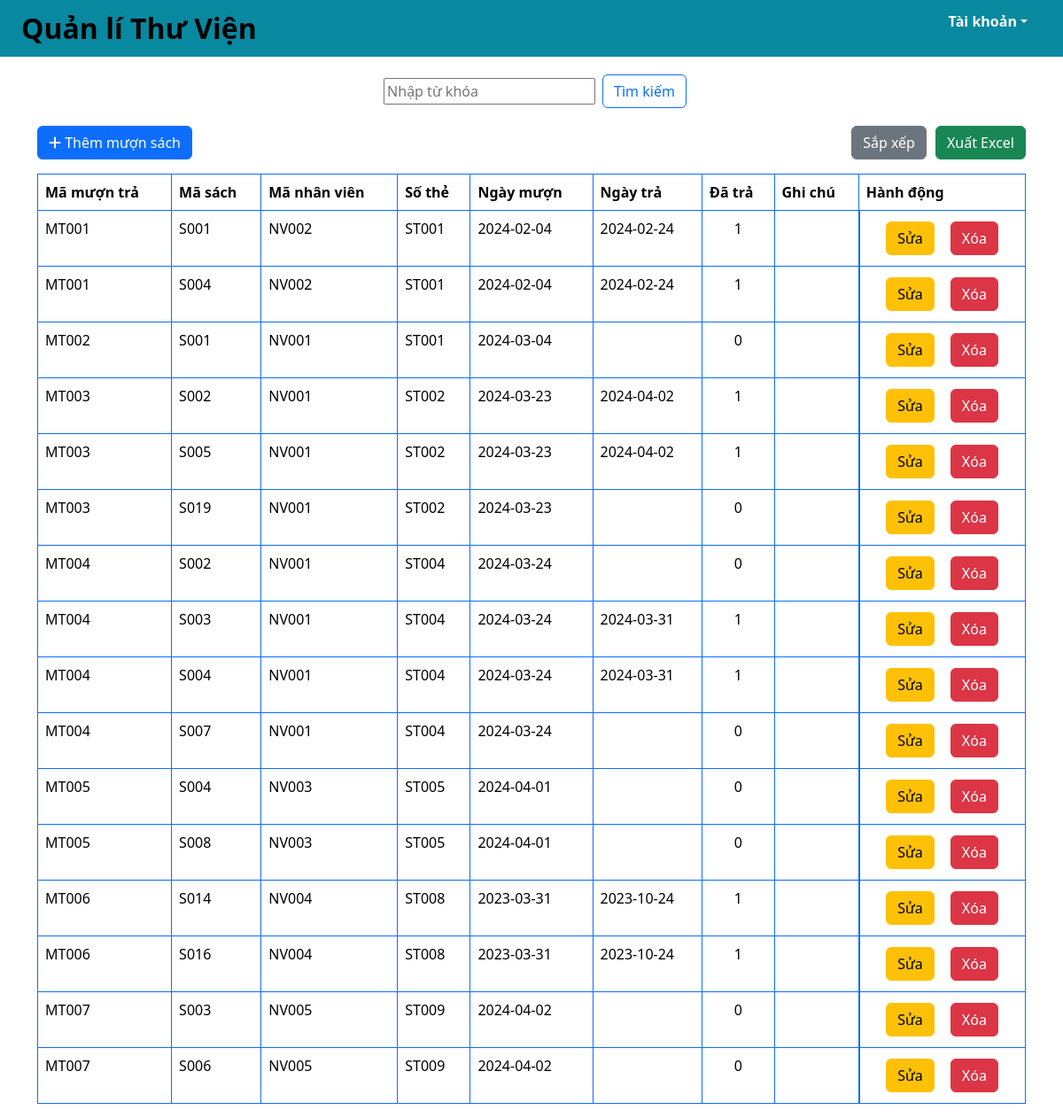
Screenshot of /muontra.php with the database file from the repository.
### tables this page shows
create table CTMuonTra (
	maMT char(10) not null,
    maSach char(10) not null,
    ghiChu varchar(255),
    daTra boolean,
    ngayTra date,
    primary key (maMT, maSach),
    foreign key (maMT) references muonTra(maMT),
    foreign key (maSach) references sach(maSach)
);

create table muonTra (
	maMT char(10) not null,
    soThe char(10) not null,
    maNV char(10) not null,
    ngayMuon date not null,
    primary key (maMT),
    foreign key (soThe) references theThuVien(soThe),
    foreign key (maNV) references nhanVien(maNV)
);

### src/functions.php (called while the page is built, shortened)
<?php
function html_escape(string|null $text): string
{
    return htmlspecialchars($text ?? '', ENT_QUOTES, 'UTF-8', false);
}

### public/muontra.php (the view, shortened to what this page needs)
<?php
require_once __DIR__ . '/../src/connect.php';
if ($_SERVER['REQUEST_METHOD'] === 'POST' && isset($_POST['sort'])) {
    $sql = "CALL sapXepMuonTra()";
    $stmt = $pdo->prepare($sql);
    $stmt->execute();
} else if ($_SERVER['REQUEST_METHOD'] === 'GET' && isset($_GET['keyword'])){
    $keyword = $_GET['keyword'];
    $sql = "CALL timKiemMuonTra(?)";
    $stmt = $pdo->prepare($sql);
    $stmt->execute([$keyword]);
}
else {
    $sql = "CALL hthiMuonTra()";
    $stmt = $pdo->prepare($sql);
    $stmt->execute();
}
$rows = $stmt->fetchAll(PDO::FETCH_ASSOC);
if(isset($_SESSION['role']) && $_SESSION['role'] === 'admin'){
    include_once __DIR__. '/../src/partials/header2.php';
} else {
    include_once __DIR__. '/../src/partials/header.php';
}
?>
<div class="container">
    <div class="row mb-3">
        <div class="col d-flex justify-content-center ">
            <form class="d-flex align-items-center" method="GET" action="/muontra.php" class="w-100">
                <input class="m-2" type="search" placeholder="Nhập từ khóa" aria-label="search" name="keyword"
                    value="<?= isset($_GET['keyword']) ? htmlspecialchars($_GET['keyword']) : '' ?>">
                <button class="btn btn-outline-primary" type="submit">Tìm kiếm</button>
            </form>
        </div>
    </div>
    <div class="row mb-3">
        <div class="col-6">
            <a href="/them_muontra.php" class="btn btn-primary">
                <i class="fa-solid fa-plus"></i> Thêm mượn sách
            </a>
        </div>
        <div class="col-6 d-flex justify-content-end">
            <form method="post">
                <button class="btn btn-secondary" type="submit" name="sort">
                    Sắp xếp
                </button>
            </form>
            <div style="width: 10px;"></div>
            <form method="post">
                <button class="btn btn-success" type="submit" name="export">
                    Xuất Excel
                </button>
            </form>
        </div>
    </div>
    <div class="row">
        <div class="col">
            <table class="table table-bordered border-primary">
                <thead>
                    <tr>
                        <th>Mã mượn trả</th>
                        <th>Mã sách</th>
                        <th>Mã nhân viên</th>
                        <th>Số thẻ</th>
                        <th>Ngày mượn</th>
                        <th>Ngày trả</th>
                        <th>Đã trả</th>
                        <th>Ghi chú</th>
                        <th>Hành động</th>
                    </tr>
                </thead>
                <tbody>
                    <?php foreach ($rows as $row) : ?>
                    <tr>
                        <td><?= html_escape($row['maMT']) ?></td>
                        <td><?= html_escape($row['maSach']) ?></td>
                        <td><?= html_escape($row['maNV']) ?></td>
                        <td><?= html_escape($row['soThe']) ?></td>
                        <td><?= html_escape($row['ngayMuon']) ?></td>
                        <td><?= html_escape($row['ngayTra']) ?></td>
                        <td class="text-center"><?= html_escape($row['daTra']) ?></td>
                        <td><?= html_escape($row['ghiChu']) ?></td>
                        <td class="d-flex justify-content-center">
                            <a href="<?= 'sua_muontra.php?maMT=' . $row['maMT'] .'&maSach=' .$row['maSach']?>"
                                class="btn btn-xs btn-warning m-1">
                                Sửa</a>
                            <div style="width: 10px;"></div>
                            <form class="form-inline m-1" action="/xoa_muontra.php" method="POST">
                                <button id="delete-sach-btn" type="button" class="btn btn-xs btn-danger  delete-mt-btn"
                                    data-toggle="modal" name="delete-sach" data-target="#delete-confirm">
                                    Xóa
                                </button>
                            </form>
                        </td>
                    </tr>
                    <?php endforeach ?>
                </tbody>
            </table>
        </div>
    </div>
</div>
<?php
include_once __DIR__. '/../src/partials/footer.php'
?>

### rows the page displays
ctmuontra: maMT.maMT "MT001", maSach "S001", maMT.maNV "NV002", maMT.soThe "ST001", maMT.ngayMuon "2024-02-04", ngayTra "2024-02-24", daTra "1"
ctmuontra: maMT.maMT "MT001", maSach "S004", maMT.maNV "NV002", maMT.soThe "ST001", maMT.ngayMuon "2024-02-04", ngayTra "2024-02-24", daTra "1"
ctmuontra: maMT.maMT "MT002", maSach "S001", maMT.maNV "NV001", maMT.soThe "ST001", maMT.ngayMuon "2024-03-04", daTra "0"
ctmuontra: maMT.maMT "MT003", maSach "S002", maMT.maNV "NV001", maMT.soThe "ST002", maMT.ngayMuon "2024-03-23", ngayTra "2024-04-02", daTra "1"
ctmuontra: maMT.maMT "MT003", maSach "S005", maMT.maNV "NV001", maMT.soThe "ST002", maMT.ngayMuon "2024-03-23", ngayTra "2024-04-02", daTra "1"
ctmuontra: maMT.maMT "MT003", maSach "S019", maMT.maNV "NV001", maMT.soThe "ST002", maMT.ngayMuon "2024-03-23", daTra "0"
ctmuontra: maMT.maMT "MT004", maSach "S002", maMT.maNV "NV001", maMT.soThe "ST004", maMT.ngayMuon "2024-03-24", daTra "0"
ctmuontra: maMT.maMT "MT004", maSach "S003", maMT.maNV "NV001", maMT.soThe "ST004", maMT.ngayMuon "2024-03-24", ngayTra "2024-03-31", daTra "1"
ctmuontra: maMT.maMT "MT004", maSach "S004", maMT.maNV "NV001", maMT.soThe "ST004", maMT.ngayMuon "2024-03-24", ngayTra "2024-03-31", daTra "1"
ctmuontra: maMT.maMT "MT004", maSach "S007", maMT.maNV "NV001", maMT.soThe "ST004", maMT.ngayMuon "2024-03-24", daTra "0"
ctmuontra: maMT.maMT "MT005", maSach "S004", maMT.maNV "NV003", maMT.soThe "ST005", maMT.ngayMuon "2024-04-01", daTra "0"
ctmuontra: maMT.maMT "MT005", maSach "S008", maMT.maNV "NV003", maMT.soThe "ST005", maMT.ngayMuon "2024-04-01", daTra "0"
ctmuontra: maMT.maMT "MT006", maSach "S014", maMT.maNV "NV004", maMT.soThe "ST008", maMT.ngayMuon "2023-03-31", ngayTra "2023-10-24", daTra "1"
ctmuontra: maMT.maMT "MT006", maSach "S016", maMT.maNV "NV004", maMT.soThe "ST008", maMT.ngayMuon "2023-03-31", ngayTra "2023-10-24", daTra "1"
ctmuontra: maMT.maMT "MT007", maSach "S003", maMT.maNV "NV005", maMT.soThe "ST009", maMT.ngayMuon "2024-04-02", daTra "0"
ctmuontra: maMT.maMT "MT007", maSach "S006", maMT.maNV "NV005", maMT.soThe "ST009", maMT.ngayMuon "2024-04-02", daTra "0"
